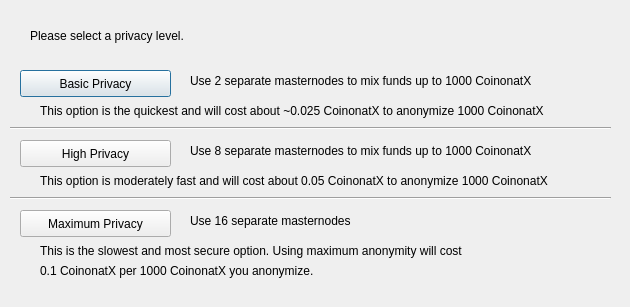
<?xml version="1.0" encoding="UTF-8"?>
<ui version="4.0">
 <class>DarksendConfig</class>
 <widget class="QDialog" name="DarksendConfig">
  <property name="geometry">
   <rect>
    <x>0</x>
    <y>0</y>
    <width>630</width>
    <height>307</height>
   </rect>
  </property>
  <property name="windowTitle">
   <string>Configure Darksend</string>
  </property>
  <widget class="QPushButton" name="buttonBasic">
   <property name="geometry">
    <rect>
     <x>20</x>
     <y>70</y>
     <width>151</width>
     <height>27</height>
    </rect>
   </property>
   <property name="text">
    <string>Basic Privacy</string>
   </property>
  </widget>
  <widget class="QPushButton" name="buttonHigh">
   <property name="geometry">
    <rect>
     <x>20</x>
     <y>140</y>
     <width>151</width>
     <height>27</height>
    </rect>
   </property>
   <property name="text">
    <string>High Privacy</string>
   </property>
  </widget>
  <widget class="QPushButton" name="buttonMax">
   <property name="geometry">
    <rect>
     <x>20</x>
     <y>210</y>
     <width>151</width>
     <height>27</height>
    </rect>
   </property>
   <property name="text">
    <string>Maximum Privacy</string>
   </property>
  </widget>
  <widget class="QLabel" name="label">
   <property name="geometry">
    <rect>
     <x>30</x>
     <y>20</y>
     <width>571</width>
     <height>31</height>
    </rect>
   </property>
   <property name="text">
    <string>Please select a privacy level.</string>
   </property>
  </widget>
  <widget class="QLabel" name="label_2">
   <property name="geometry">
    <rect>
     <x>190</x>
     <y>70</y>
     <width>421</width>
     <height>21</height>
    </rect>
   </property>
   <property name="text">
    <string>Use 2 separate masternodes to mix funds up to 1000 CoinonatX</string>
   </property>
  </widget>
  <widget class="QLabel" name="label_3">
   <property name="geometry">
    <rect>
     <x>190</x>
     <y>140</y>
     <width>411</width>
     <height>21</height>
    </rect>
   </property>
   <property name="text">
    <string>Use 8 separate masternodes to mix funds up to 1000 CoinonatX</string>
   </property>
  </widget>
  <widget class="QLabel" name="label_4">
   <property name="geometry">
    <rect>
     <x>190</x>
     <y>210</y>
     <width>421</width>
     <height>21</height>
    </rect>
   </property>
   <property name="text">
    <string>Use 16 separate masternodes</string>
   </property>
  </widget>
  <widget class="QLabel" name="label_6">
   <property name="geometry">
    <rect>
     <x>40</x>
     <y>100</y>
     <width>561</width>
     <height>21</height>
    </rect>
   </property>
   <property name="text">
    <string>This option is the quickest and will cost about ~0.025 CoinonatX to anonymize 1000 CoinonatX</string>
   </property>
  </widget>
  <widget class="QLabel" name="label_7">
   <property name="geometry">
    <rect>
     <x>40</x>
     <y>170</y>
     <width>561</width>
     <height>21</height>
    </rect>
   </property>
   <property name="text">
    <string>This option is moderately fast and will cost about 0.05 CoinonatX to anonymize 1000 CoinonatX</string>
   </property>
  </widget>
  <widget class="QLabel" name="label_8">
   <property name="geometry">
    <rect>
     <x>40</x>
     <y>240</y>
     <width>561</width>
     <height>21</height>
    </rect>
   </property>
   <property name="text">
    <string>This is the slowest and most secure option. Using maximum anonymity will cost</string>
   </property>
  </widget>
  <widget class="QLabel" name="label_9">
   <property name="geometry">
    <rect>
     <x>40</x>
     <y>260</y>
     <width>561</width>
     <height>21</height>
    </rect>
   </property>
   <property name="text">
    <string>0.1 CoinonatX per 1000 CoinonatX you anonymize.</string>
   </property>
  </widget>
  <widget class="Line" name="line">
   <property name="geometry">
    <rect>
     <x>10</x>
     <y>120</y>
     <width>601</width>
     <height>16</height>
    </rect>
   </property>
   <property name="orientation">
    <enum>Qt::Horizontal</enum>
   </property>
  </widget>
  <widget class="Line" name="line_2">
   <property name="geometry">
    <rect>
     <x>10</x>
     <y>190</y>
     <width>601</width>
     <height>16</height>
    </rect>
   </property>
   <property name="orientation">
    <enum>Qt::Horizontal</enum>
   </property>
  </widget>
 </widget>
 <resources/>
 <connections/>
</ui>
